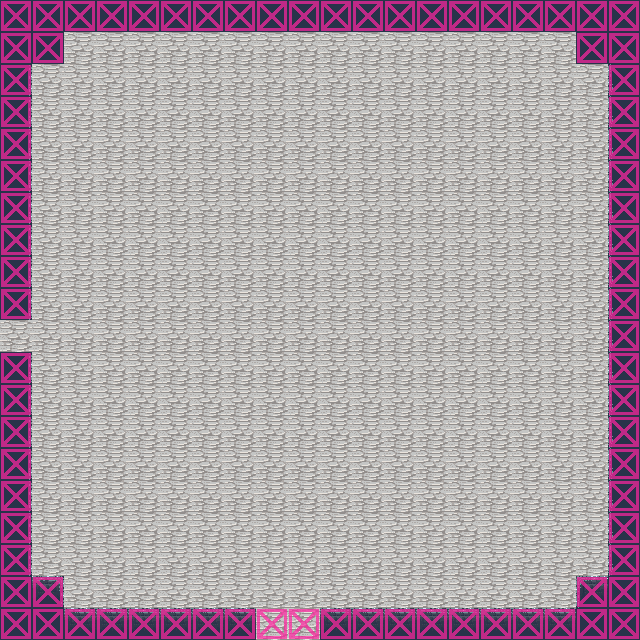

Tiled map render using the project's own tile images. Description and the whole map definition, tile-layer contents included, below:
An orthogonal 20x20 tile map with 32x32 px tiles, 3 tile layers (Ground, Fringe, Collision), 2 tilesets and 3 objects (3x warp).

<map version="1.0" tiledversion="1.0.3" orientation="orthogonal" renderorder="right-down" width="20" height="20" tilewidth="32" tileheight="32" nextobjectid="7">
 <tileset firstgid="1" name="magecity" tilewidth="32" tileheight="32" tilecount="360" columns="8">
  <image source="magecity.png" width="256" height="1450" />
 </tileset>
 <tileset firstgid="361" name="collision" tilewidth="32" tileheight="32" tilecount="2" columns="2">
  <image source="collision.png" width="64" height="32" />
 </tileset>
 <layer name="Ground" width="20" height="20">
  <data encoding="csv">
58,58,58,58,58,58,58,58,58,58,58,58,58,58,58,58,58,58,58,58,
58,58,2,2,2,2,2,2,2,2,2,2,2,2,2,2,2,2,58,58,
59,2,2,2,2,2,2,2,2,2,2,2,2,2,2,2,2,2,2,57,
59,2,2,2,2,2,2,2,2,2,2,2,2,2,2,2,2,2,2,57,
59,2,2,2,2,2,2,2,2,2,2,2,2,2,2,2,2,2,2,57,
59,2,2,2,2,2,2,2,2,2,2,2,2,2,2,2,2,2,2,57,
59,2,2,2,2,2,2,2,2,2,2,2,2,2,2,2,2,2,2,57,
59,2,2,2,2,2,2,2,2,2,2,2,2,2,2,2,2,2,2,57,
59,2,2,2,2,2,2,2,2,2,2,2,2,2,2,2,2,2,2,57,
59,2,2,2,2,2,2,2,2,2,2,2,2,2,2,2,2,2,2,57,
2,2,2,2,2,2,2,2,2,2,2,2,2,2,2,2,2,2,2,57,
59,2,2,2,2,2,2,2,2,2,2,2,2,2,2,2,2,2,2,57,
59,2,2,2,2,2,2,2,2,2,2,2,2,2,2,2,2,2,2,57,
59,2,2,2,2,2,2,2,2,2,2,2,2,2,2,2,2,2,2,57,
59,2,2,2,2,2,2,2,2,2,2,2,2,2,2,2,2,2,2,57,
59,2,2,2,2,2,2,2,2,2,2,2,2,2,2,2,2,2,2,57,
59,2,2,2,2,2,2,2,2,2,2,2,2,2,2,2,2,2,2,57,
59,2,2,2,2,2,2,2,2,2,2,2,2,2,2,2,2,2,2,57,
58,51,2,2,2,2,2,2,2,2,2,2,2,2,2,2,2,2,49,58,
58,58,50,50,50,50,50,50,2,2,50,50,50,50,50,50,50,50,58,58
</data>
 </layer>
 <layer name="Fringe" width="20" height="20">
  <data encoding="csv">
0,0,0,0,0,0,0,0,0,0,0,0,0,0,0,0,0,0,0,0,
0,0,0,0,0,0,0,0,0,0,0,0,0,0,0,0,0,0,0,0,
0,0,0,0,0,0,0,0,0,0,0,0,0,0,0,0,0,0,0,0,
0,0,0,0,0,0,0,0,0,0,0,0,0,0,0,0,0,0,0,0,
0,0,0,0,0,0,0,0,0,0,0,0,0,0,0,0,0,0,0,0,
0,0,0,0,0,0,0,0,0,0,0,0,0,0,0,0,0,0,0,0,
0,0,0,0,0,0,0,0,0,0,0,0,0,0,0,0,0,0,0,0,
0,0,0,0,0,0,0,0,0,0,0,0,0,0,0,0,0,0,0,0,
0,0,0,0,0,0,0,0,0,0,0,0,0,0,0,0,0,0,0,0,
0,0,0,0,0,0,0,0,0,0,0,0,0,0,0,0,0,0,0,0,
0,0,0,0,0,0,0,0,0,0,0,0,0,0,0,0,0,0,0,0,
0,0,0,0,0,0,0,0,0,0,0,0,0,0,0,0,0,0,0,0,
0,0,0,0,0,0,0,0,0,0,0,0,0,0,0,0,0,0,0,0,
0,0,0,0,0,0,0,0,0,0,0,0,0,0,0,0,0,0,0,0,
0,0,0,0,0,0,0,0,0,0,0,0,0,0,0,0,0,0,0,0,
0,0,0,0,0,0,0,0,0,0,0,0,0,0,0,0,0,0,0,0,
0,0,0,0,0,0,0,0,0,0,0,0,0,0,0,0,0,0,0,0,
0,0,0,0,0,0,0,0,0,0,0,0,0,0,0,0,0,0,0,0,
0,0,0,0,0,0,0,0,0,0,0,0,0,0,0,0,0,0,0,0,
0,0,0,0,0,0,0,0,0,0,0,0,0,0,0,0,0,0,0,0
</data>
 </layer>
 <layer name="Collision" width="20" height="20">
  <data encoding="csv">
362,362,362,362,362,362,362,362,362,362,362,362,362,362,362,362,362,362,362,362,
362,362,0,0,0,0,0,0,0,0,0,0,0,0,0,0,0,0,362,362,
362,0,0,0,0,0,0,0,0,0,0,0,0,0,0,0,0,0,0,362,
362,0,0,0,0,0,0,0,0,0,0,0,0,0,0,0,0,0,0,362,
362,0,0,0,0,0,0,0,0,0,0,0,0,0,0,0,0,0,0,362,
362,0,0,0,0,0,0,0,0,0,0,0,0,0,0,0,0,0,0,362,
362,0,0,0,0,0,0,0,0,0,0,0,0,0,0,0,0,0,0,362,
362,0,0,0,0,0,0,0,0,0,0,0,0,0,0,0,0,0,0,362,
362,0,0,0,0,0,0,0,0,0,0,0,0,0,0,0,0,0,0,362,
362,0,0,0,0,0,0,0,0,0,0,0,0,0,0,0,0,0,0,362,
0,0,0,0,0,0,0,0,0,0,0,0,0,0,0,0,0,0,0,362,
362,0,0,0,0,0,0,0,0,0,0,0,0,0,0,0,0,0,0,362,
362,0,0,0,0,0,0,0,0,0,0,0,0,0,0,0,0,0,0,362,
362,0,0,0,0,0,0,0,0,0,0,0,0,0,0,0,0,0,0,362,
362,0,0,0,0,0,0,0,0,0,0,0,0,0,0,0,0,0,0,362,
362,0,0,0,0,0,0,0,0,0,0,0,0,0,0,0,0,0,0,362,
362,0,0,0,0,0,0,0,0,0,0,0,0,0,0,0,0,0,0,362,
362,0,0,0,0,0,0,0,0,0,0,0,0,0,0,0,0,0,0,362,
362,362,0,0,0,0,0,0,0,0,0,0,0,0,0,0,0,0,362,362,
362,362,362,362,362,362,362,362,362,362,362,362,362,362,362,362,362,362,362,362
</data>
 </layer>
 <objectgroup name="Objects">
  <object id="1" name="West exit" type="warp" x="32" y="320" width="32" height="32">
   <properties>
    <property name="dest_map" value="ms_room_exits_se" />
    <property name="dest_x" type="int" value="17" />
    <property name="dest_y" type="int" value="10" />
   </properties>
  </object>
  <object id="3" name="South exit 1" type="warp" x="256" y="576" width="32" height="32">
   <properties>
    <property name="dest_map" value="ms_room_exits_nw" />
    <property name="dest_x" type="int" value="8" />
    <property name="dest_y" type="int" value="2" />
   </properties>
  </object>
  <object id="4" name="South exit 2" type="warp" x="288" y="576" width="32" height="32">
   <properties>
    <property name="dest_map" value="ms_room_exits_se" />
    <property name="dest_x" type="int" value="9" />
    <property name="dest_y" type="int" value="2" />
   </properties>
  </object>
 </objectgroup>
</map>
